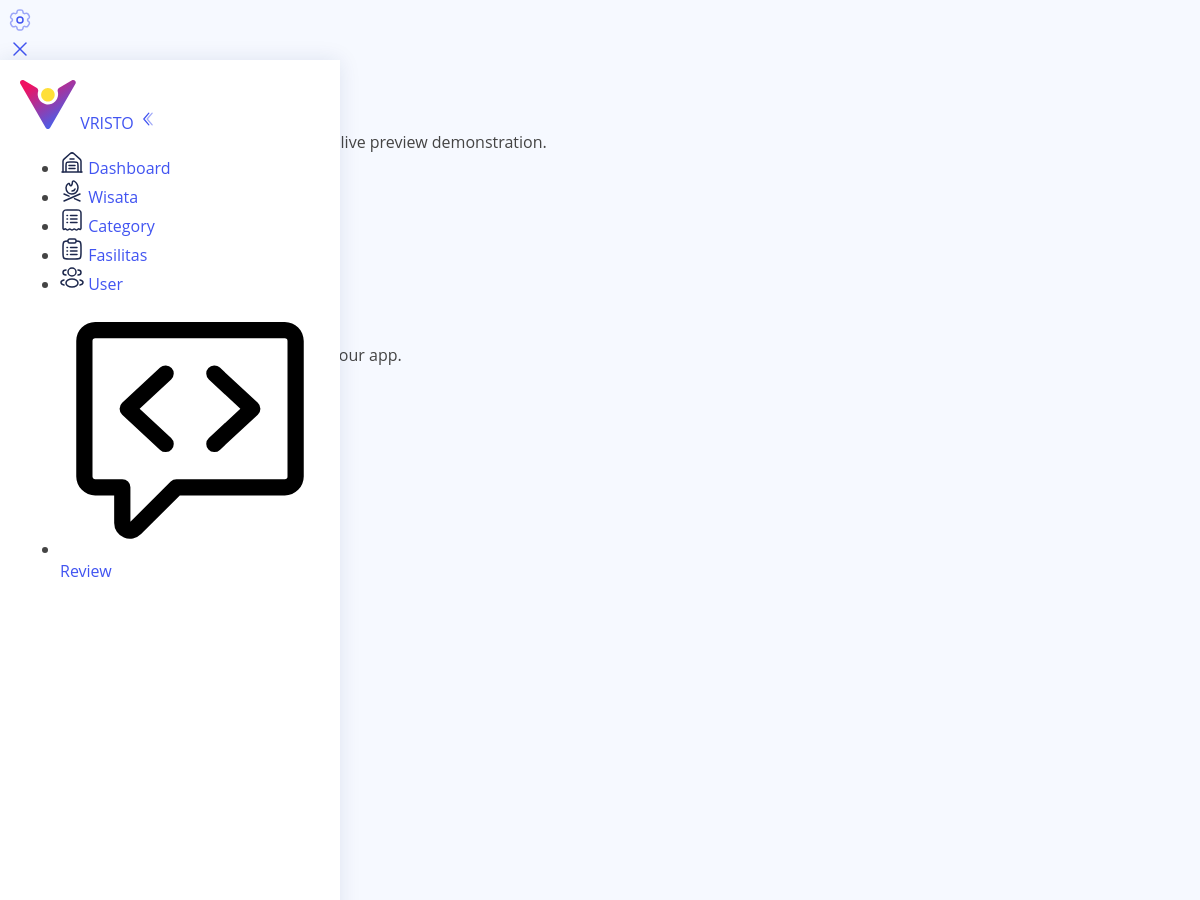
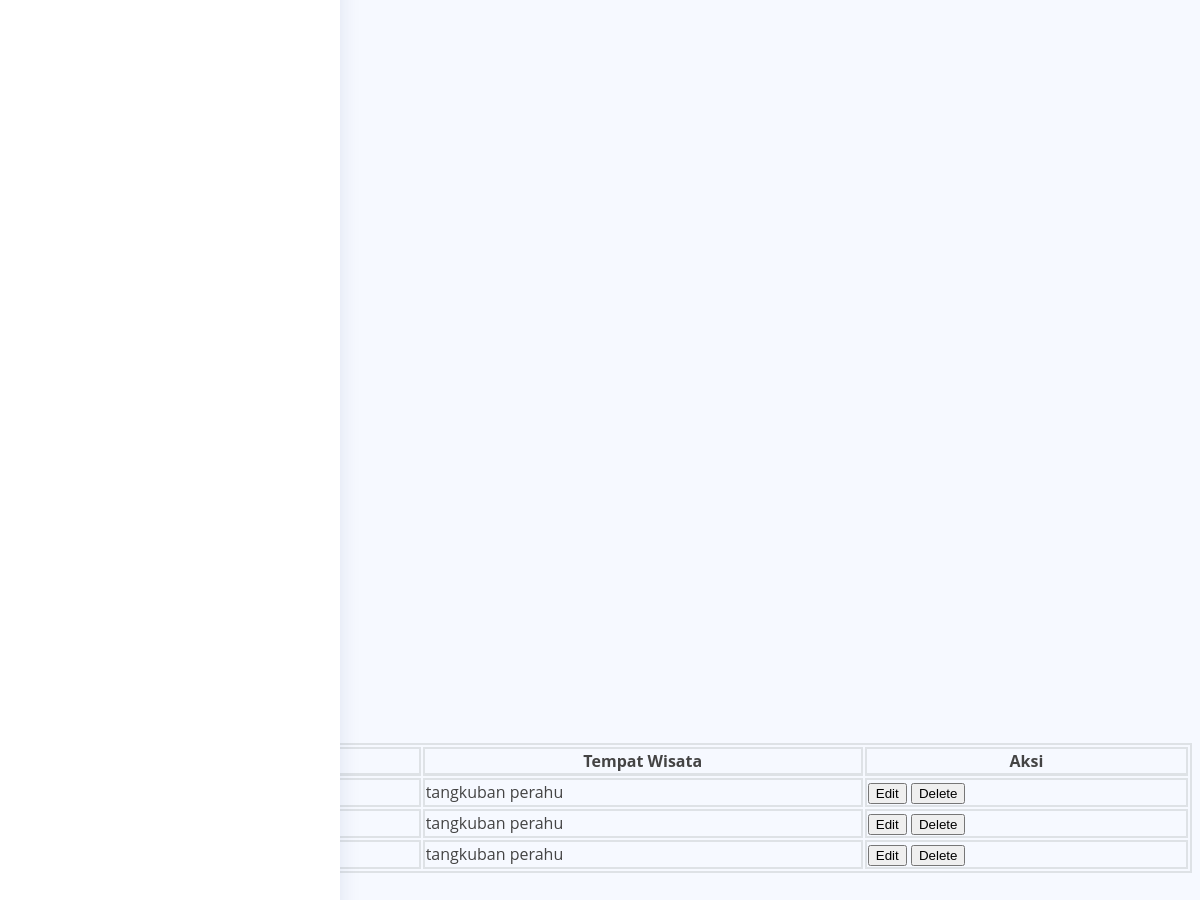
The page /backup/admin/fasilitas.php (signed in) on the database its author committed (2 pictures, top to bottom).
### tables this page shows
CREATE TABLE `fasilitas` (
  `id` int(11) NOT NULL,
  `nama_fasilitas` varchar(100) NOT NULL,
  `tempat_wisata_id` int(11) DEFAULT NULL,
  `last_activity` datetime DEFAULT current_timestamp() ON UPDATE current_timestamp()
);

CREATE TABLE `tempat_wisata` (
  `id` int(11) NOT NULL,
  `nama_tempat` varchar(100) NOT NULL,
  `deskripsi` text DEFAULT NULL,
  `htm` int(11) DEFAULT NULL,
  `kategori_id` int(11) DEFAULT NULL,
  `image` varchar(255) NOT NULL,
  `last_activity` datetime DEFAULT current_timestamp() ON UPDATE current_timestamp()
);

### backup/admin/fasilitas.php (the view, shortened to what the rows shown need)
<?php
include "proses-fasilitas.php";
?>
<!DOCTYPE html>
<html lang="en">
<head>
    <link rel="stylesheet" type="text/css" media="screen" href="assets/css/perfect-scrollbar.min.css" />
    <link rel="stylesheet" href="assets/css/highlight.min.css" />
    <link rel="stylesheet" type="text/css" media="screen" href="assets/css/style.css" />
    <link defer rel="stylesheet" type="text/css" media="screen" href="assets/css/animate.css" />
</head>
<body x-data="main" class="relative overflow-x-hidden font-nunito text-sm font-normal antialiased" :class="[ $store.app.sidebar ? 'toggle-sidebar' : '', $store.app.theme, $store.app.menu, $store.app.layout,$store.app.rtlClass]">
    <div class="main-container min-h-screen text-black dark:text-white-dark" :class="[$store.app.navbar]">
        <div class="main-content">
            <div class="animate__animated p-6" :class="[$store.app.animation]">
                <div x-data="modal" class="mb-5">
                    <div x-data="striped">
                        <div class="panel mt-3">
                            <table id="tableAll" class="table-striped table-hover table-bordered table-compact">
                                <thead>
                                    <tr>
                                        <th>No</th>
                                        <th>Nama Fasilitas</th>
                                        <th>Tempat Wisata</th>
                                        <th>Aksi</th>
                                    </tr>
                                </thead>
                                <tbody>
                                    <?php
                                    $datafasilitas = mysqli_query($conn, "SELECT f.*, t.nama_tempat FROM fasilitas f
                                    JOIN tempat_wisata t ON f.tempat_wisata_id = t.id");
                                    $i = 1;
                                    while ($ambildata = mysqli_fetch_assoc($datafasilitas)) {
                                        $nama_fasilitas = $ambildata['nama_fasilitas'];
                                        $nama_tempat = $ambildata['nama_tempat'];
                                        $aksi = $ambildata['id'];
                                    ?>
                                        <tr>
                                            <td style="width: 10px"><?= $i++; ?></td>
                                            <td><?= $nama_fasilitas; ?></td>
                                            <td><?= $nama_tempat; ?></td>
                                            <td class="flex flex-wrap gap-2">
                                                <button type="button" class="btn btn-warning btn-sm" x-on:click="open = <?= $aksi; ?>">Edit</button>
                                                <button type="button" class="btn btn-danger btn-sm" onclick="deleteItem(<?= $aksi; ?>)">Delete</button>
                                            </td>
                                        </tr>
                                    <?php
                                    };
                                    ?>
                                </tbody>
                            </table>
                        </div>
                    </div>
                </div>
            </div>
        </div>
    </div>
</body>
</html>

### rows shown on the page
fasilitas: tempat_wisata.nama_tempat "tangkuban perahu"
fasilitas: tempat_wisata.nama_tempat "tangkuban perahu"
fasilitas: tempat_wisata.nama_tempat "tangkuban perahu"
